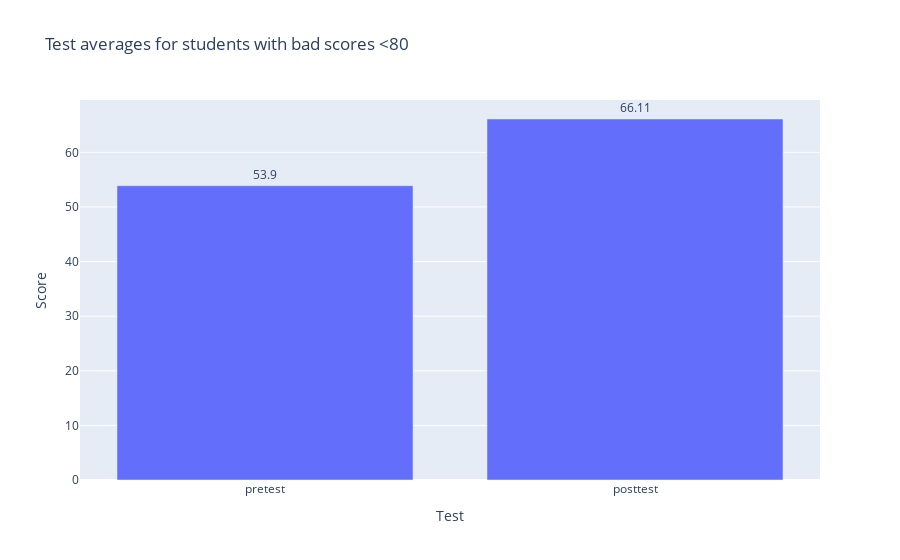

The notebook cell saved with this chart:
### Code cell
fig = go.Figure( [ go.Bar(x=list(df[df['pretest']<80][['pretest', 'posttest']].columns), y=df[df['pretest']<80][['pretest', 'posttest']].mean(), text=np.round(df[df['pretest']<80][['pretest', 'posttest']].mean(),2), textposition='outside')  ] )
fig.update_layout(
    title_text="Test averages for students with bad scores <80",
    xaxis_title='Test',
    yaxis_title='Score'
)
fig.show()

### Figure 1 — Plotly figure (JSON) as saved in the notebook; plotly's stock layout.template omitted (floating-point values rounded to 4 significant figures)
{"data": [{"text": [53.9, 66.11], "textposition": "outside", "type": "bar", "x": ["pretest", "posttest"], "y": [53.9, 66.11]}], "layout": {"title": {"text": "Test averages for students with bad scores <80"}, "xaxis": {"title": {"text": "Test"}}, "yaxis": {"title": {"text": "Score"}}}}
